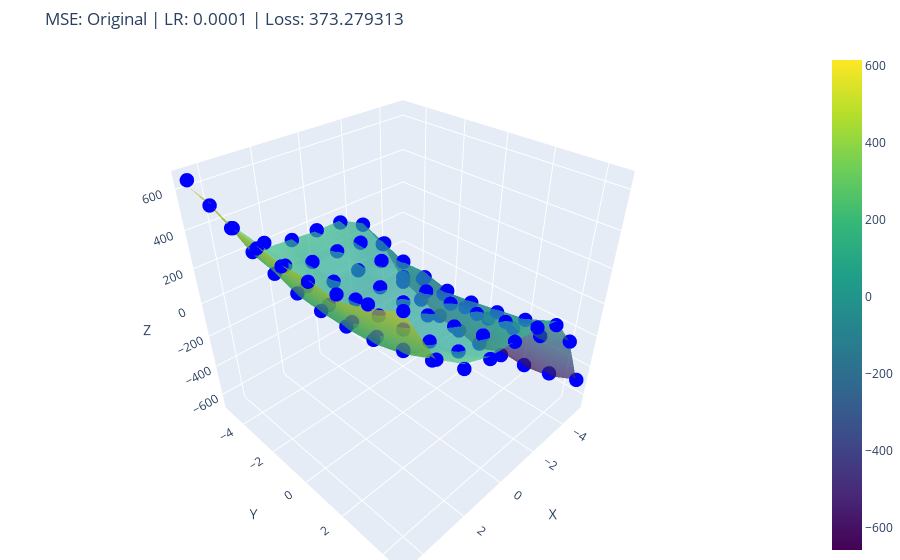

Notebook cell for this chart:
### Markdown cell above
### MSE

### Code cell
# Filtrar e selecionar o melhor resultado MSE corretamente
best_mse_results = df_result[df_result['Loss_Function'] == 'MSE']
best_mse = best_mse_results.loc[best_mse_results['Final_Loss'].idxmin()]
best_w = best_mse['Final_Weights']
feature_set_used = best_mse['Feature_Set']

print("Melhor resultado MSE:")
print(f"Feature Set: {feature_set_used}")
print(f"Learning Rate: {best_mse['Learning_Rate']}")
print(f"Final Loss: {best_mse['Final_Loss']}")
print(f"Pesos: {best_w}")

# Determinar qual conjunto de dados usar para predição
if feature_set_used == 'Min-Max Normalized':
    x_data = features_normalized['x'].values
    y_data = features_normalized['y'].values
elif feature_set_used == 'Padronized':
    x_data = features_pradonized['x'].values
    y_data = features_pradonized['y'].values
else:
    x_data = df['x'].values
    y_data = df['y'].values

# Criar função de predição
f_pred = make_function(best_w)

# Gerar predições para os pontos existentes
predictions = [f_pred(x, y) for x, y in zip(x_data, y_data)]

# Criar superfície com dados originais
df_pivot = df.pivot(index='y', columns='x', values='z')
x_axis = df_pivot.columns.values
y_axis = df_pivot.index.values
z_grid = df_pivot.values

fig = go.Figure()

# Superfície original
fig.add_trace(go.Surface(
    x=x_axis,
    y=y_axis,
    z=z_grid,
    colorscale='Viridis',
    opacity=0.7,
    name='Dados Originais'
))

# Pontos preditos
fig.add_trace(go.Scatter3d(
    x=df['x'],  # Sempre use coordenadas originais para visualização
    y=df['y'],
    z=predictions,
    mode='markers',
    marker=dict(size=5, color='blue', symbol='circle'),
    name='Predições',
))

fig.update_layout(
    title=f'MSE: {feature_set_used} | LR: {best_mse["Learning_Rate"]} | Loss: {best_mse["Final_Loss"]:.6f}',
    scene=dict(
        xaxis_title='X',
        yaxis_title='Y',
        zaxis_title='Z'
    ),
    margin=dict(l=0, r=0, b=0, t=50)
)

fig.show()

### Figure 1 — Plotly figure (JSON) as saved in the notebook; plotly's stock layout.template omitted (floating-point values rounded to 4 significant figures)
{"data": [{"colorscale": [[0, "#440154"], [0.1111, "#482878"], [0.2222, "#3e4989"], [0.3333, "#31688e"], [0.4444, "#26828e"], [0.5556, "#1f9e89"], [0.6667, "#35b779"], [0.7778, "#6ece58"], [0.8889, "#b5de2b"], [1, "#fde725"]], "name": "Dados Originais", "opacity": 0.7, "type": "surface", "x": [-5.0, -3.8, -2.6, -1.4, -0.2, 1.0, 2.2, 3.4, 4.6], "y": [-5.0, -3.8, -2.6, -1.4, -0.2, 1.0, 2.2, 3.4, 4.6], "z": [[-459.0, -142.9, 75.41, 152.7, 150.6, 163.3, 176.5, 372.3, 612.7], [-520.4, -178.1, 23.71, 67.24, 94.1, 72.25, 170.6, 275.6, 595.5], [-593.0, -235.0, -42.78, 0.7325, 80.1, 59.4, 152.3, 253.5, 534.9], [-606.8, -209.0, -34.59, 45.21, 4.504, 10.31, 94.19, 207.1, 522.4], [-657.4, -241.4, -87.26, -15.57, 25.89, 13.36, 57.16, 200.5, 502.3], [-586.1, -308.3, -65.33, 4.347, 22.13, 27.72, 77.81, 201.1, 512.6], [-598.5, -226.5, -35.55, 36.58, 34.32, 25.95, 71.56, 215.0, 496.1], [-569.7, -223.0, -6.816, 67.91, 58.18, 78.59, 170.2, 257.7, 545.6], [-493.1, -142.5, 66.7, 105.1, 131.2, 149.0, 209.0, 329.3, 614.7]]}, {"marker": {"color": "blue", "size": 5, "symbol": "circle"}, "mode": "markers", "name": "Predições", "type": "scatter3d", "x": [-5.0, -5.0, -5.0, -5.0, -5.0, -5.0, -5.0, -5.0, -5.0, -3.8, -3.8, -3.8, -3.8, -3.8, -3.8, -3.8, -3.8, -3.8, -2.6, -2.6, -2.6, -2.6, -2.6, -2.6, -2.6, -2.6, -2.6, -1.4, -1.4, -1.4, -1.4, -1.4, -1.4, -1.4, -1.4, -1.4, -0.2, -0.2, -0.2, -0.2, -0.2, -0.2, -0.2, -0.2, -0.2, 1.0, 1.0, 1.0, 1.0, 1.0, 1.0, 1.0, 1.0, 1.0, 2.2, 2.2, 2.2, 2.2, 2.2, 2.2, 2.2, 2.2, 2.2, 3.4, 3.4, 3.4, 3.4, 3.4, 3.4, 3.4, 3.4, 3.4, 4.6, 4.6, 4.6, 4.6, 4.6, 4.6, 4.6, 4.6, 4.6], "y": [-5.0, -3.8, -2.6, -1.4, -0.2, 1.0, 2.2, 3.4, 4.6, -5.0, -3.8, -2.6, -1.4, -0.2, 1.0, 2.2, 3.4, 4.6, -5.0, -3.8, -2.6, -1.4, -0.2, 1.0, 2.2, 3.4, 4.6, -5.0, -3.8, -2.6, -1.4, -0.2, 1.0, 2.2, 3.4, 4.6, -5.0, -3.8, -2.6, -1.4, -0.2, 1.0, 2.2, 3.4, 4.6, -5.0, -3.8, -2.6, -1.4, -0.2, 1.0, 2.2, 3.4, 4.6, -5.0, -3.8, -2.6, -1.4, -0.2, 1.0, 2.2, 3.4, 4.6, -5.0, -3.8, -2.6, -1.4, -0.2, 1.0, 2.2, 3.4, 4.6, -5.0, -3.8, -2.6, -1.4, -0.2, 1.0, 2.2, 3.4, 4.6], "z": [-471.2, -532.7, -577.5, -605.5, -616.7, -611.1, -588.7, -549.5, -493.5, -120.0, -181.6, -226.4, -254.4, -265.6, -260.0, -237.6, -198.4, -142.4, 66.7, 5.137, -39.64, -67.62, -78.82, -73.22, -50.83, -11.65, 44.32, 141.0, 79.4, 34.62, 6.638, -4.556, 1.041, 23.43, 62.61, 118.6, 154.7, 93.1, 48.32, 20.34, 9.143, 14.74, 37.13, 76.31, 132.3, 159.7, 98.14, 53.37, 25.38, 14.19, 19.79, 42.17, 81.35, 137.3, 208.0, 146.5, 101.7, 73.69, 62.5, 68.09, 90.48, 129.7, 185.6, 351.5, 289.9, 245.2, 217.2, 206.0, 211.6, 234.0, 273.1, 329.1, 642.1, 580.5, 535.7, 507.7, 496.5, 502.1, 524.5, 563.7, 619.7]}], "layout": {"margin": {"b": 0, "l": 0, "r": 0, "t": 50}, "scene": {"xaxis": {"title": {"text": "X"}}, "yaxis": {"title": {"text": "Y"}}, "zaxis": {"title": {"text": "Z"}}}, "title": {"text": "MSE: Original | LR: 0.0001 | Loss: 373.279313"}}}
